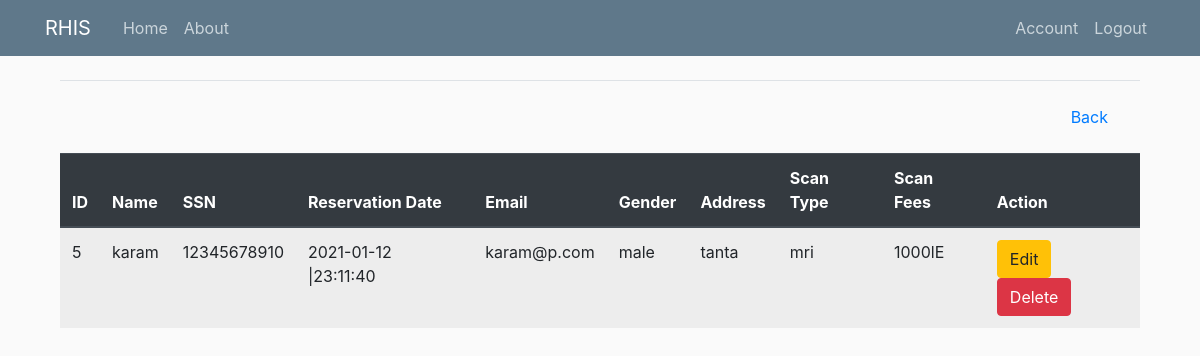
/patient/5/, run on the app's committed database.
### run.py (models this page shows, shortened)
class Scan(db.Model):
    id = db.Column(db.Integer, primary_key=True)
    scan_type = db.Column(db.String(100), nullable=False)
    scan_date = db.Column(db.DateTime, nullable=False, default=datetime.utcnow())
    fees = db.Column(db.Integer, nullable=False)
    image_file = db.Column(db.String(20), nullable=False, default='default.jpg')
    patient_id = db.Column(db.Integer, db.ForeignKey('patient.id'), nullable=False)

class Patient(db.Model):
    id = db.Column(db.Integer, primary_key=True)
    name = db.Column(db.String(50), unique=False, nullable=False)
    ssn = db.Column(db.String(14), unique=True, nullable=False)
    reserve_date = db.Column(db.DateTime, nullable=False, default = datetime.utcnow())
    email = db.Column(db.String(120), unique=True, nullable=False)
    gender = db.Column(db.String(6), nullable=False)
    address = db.Column(db.String(200))
    password = db.Column(db.String(60), nullable = False)
    scans = db.relationship('Scan', backref='scan_owner', lazy=True)
    birth_date = db.Column(db.String(), nullable=False)

### run.py (the view)
@app.route("/patient/<int:id>/")
def visit_patient(id):
    patient = Patient.query.filter_by(id = id).first()
    patient_data = Scan.query.filter_by(scan_owner = patient)
    print(patient_data)
    return render_template("patient_recep.html", p_data = patient_data)

### templates/patient_recep.html (shortened to what this page needs)
{% extends "layout.html" %}
{% block content %}
<div class="container">
    <div class="row">
        <div class="col md-12">
                <table class="table table-hover table-striped">
                    <thead class="thead-dark">
                        <tr>
                            <th>ID</th>
                            <th>Name</th>
                            <th>SSN</th>
                            <th>Reservation Date</th>
                            <th>Email</th>
                            <th>Gender</th>
                            <th>Address</th>
                            <th>Scan Type</th>
                            <th>Scan Fees</th>
                            <th>Action</th>
                        </tr>
                    </thead>
                    <tbody>
                        {% for row in p_data %}
                        <tr>
                            <td>{{row.scan_owner.id}}</td>
                            <td>{{row.scan_owner.name}}</td>
                            <td>{{row.scan_owner.ssn}}</td>
                            <td>{{row.scan_date.strftime('%Y-%m-%d |%H:%M:%S') }}</td>
                            <td>{{row.scan_owner.email}}</td>
                            <td>{{row.scan_owner.gender}}</td>
                            <td>{{row.scan_owner.address}}</td>
                            <td>{{row.scan_type}}</td>
                            <td>{{row.fees}}</td>
                            <td>
                                <a href="/patient/{{p_data.id}}" class="btn btn-warning btn-xs" data-toggle="modal"
                                    data-target="#modaledit{{p_data.id}}">Edit</a>
                                <a href="/delete/{{row.id}}" class="btn btn-danger btn-xs"
                                    onclick="return confirm('Are You Sure To Delete ?')">Delete</a>
                            </td>
                        </tr>
                        {% endfor %}
            </div>
            <div class="modal-footer">
                <a class="nav-item nav-link" href="{{ url_for('recep')}}">Back</a>
            </div>
        </div>
    </div>
</div>
{% endblock %}

### static/main.css (style rules this page uses)
body { background: #fafafa; color: #333333; margin-top: 5rem; }

### data on the page
Scan: scan_owner.id "5", scan_owner.name "karam", scan_owner.ssn "12345678910", scan_date "2021-01-12 |23:11:40", scan_owner.email "karam@p.com", scan_owner.gender "male", scan_owner.address "tanta", scan_type "mri", fees "1000lE"
